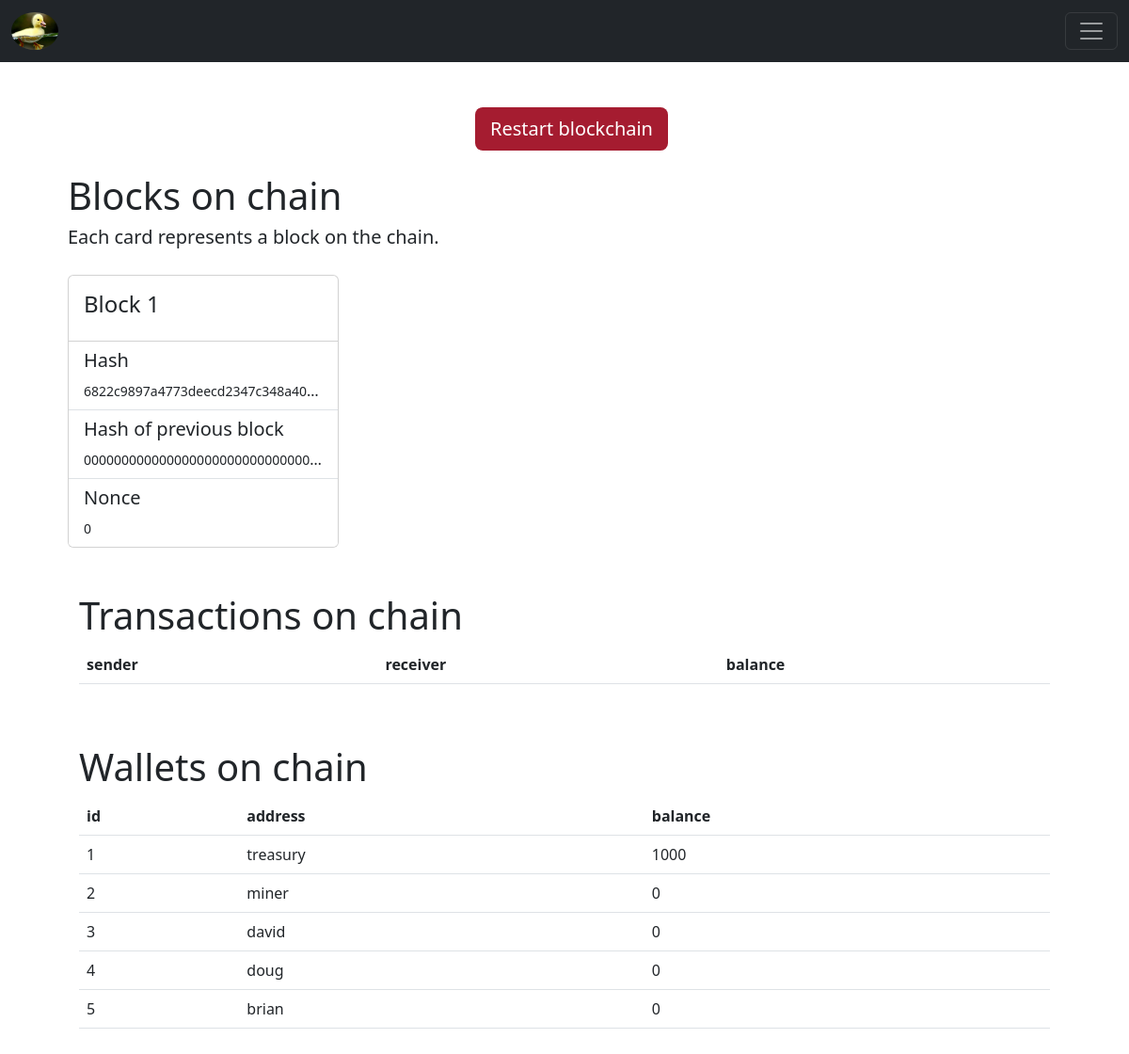
The page /dashboard (signed in) on the database its author committed.
### tables this page shows
CREATE TABLE wallets (id INTEGER PRIMARY KEY AUTOINCREMENT NOT NULL, username TEXT NOT NULL,
hash TEXT NOT NULL, address TEXT NOT NULL,
balance INTEGER DEFAULT 0 NOT NULL);

### app.py (the view)
@app.route("/dashboard", methods=["GET", "POST"])
@login_required
def dashboard():
    if request.method == "POST":
        return redirect("/restart")
    else:
        wallets = db.execute("SELECT * FROM wallets")
        for wallet in wallets:
            address = wallet['address']
            bal = cs50chain.getBalance(address)
            db.execute("UPDATE wallets SET balance = ? WHERE address = ?", bal, address)
        wallets = db.execute("SELECT * FROM wallets")
        return render_template("dashboard.html", blocks=cs50chain.chain, wallets=wallets)

### app.py (called while the page is built)
@app.after_request
def after_request(response):
    response.headers["Cache-Control"] = "no-cache, no-store, must-revalidate"
    response.headers["Expires"] = 0
    response.headers["Pragma"] = "no-cache"
    response.headers["Secure"] = True
    response.headers["SameSite"] = "None"
    return response

### blockchain.py (called while the page is built)
    def getBalance(self, address):
        if address == 'treasury':
            balance = 1000
        else:
            balance = 0
        for block in self.chain:
            for transaction in block.transactions:
                if transaction.receiverAddress == address:
                    balance += transaction.amount
                if transaction.senderAddress == address:
                    balance -= transaction.amount
        return balance

### helpers.py (called while the page is built)
def login_required(f):
    @wraps(f)
    def decorated_function(*args, **kwargs):
        if session.get("user_id") is None:
            return redirect("/login")
        return f(*args, **kwargs)
    return decorated_function

### templates/dashboard.html (shortened to what this page needs)
{% extends "layout.html" %}
{% block main %}
    <div style="display: flex; justify-content: center; align-items: center;">
        <form action="/dashboard" method="post">
            <button style="margin-left: 15px; background-color: #A51C30; border: none;" type="submit" class="btn btn-primary btn-lg">Restart blockchain</button>
        </form>
    </div>
    <br>
    <h1>Blocks on chain</h1>
    <h5>Each card represents a block on the chain.</h5>
    <div class="row row-cols-1 row-cols-md-3 g-4">
    {% for block in blocks %}
    <div class="col">
        <div class="card" id="block-card" style="width: 18rem; margin-top: 20px;">
            <div class="card-body">
                <h4 class="card-title">Block {{ loop.index }}</h4>
            </div>
            <ul class="list-group list-group-flush">
                <li class="list-group-item">
                    <h5>Hash </h5>
                <div class="text-truncate">
                    <small>{{ block['hash'] }}</small><br>
                </div>
                </li>
                <li class="list-group-item">
                    <h5>Hash of previous block</h5>
                <div class="text-truncate">
                    <small>{{ block['previousHash'] }}</small>
                </div>
                </li>
                <li class="list-group-item">
                    <h5>Nonce</h5>
                    <small>{{ block['nonce'] }}</small>
                </li>
            </ul>
        </div>
    </div>
    {% endfor %}
    </div>
    <br><br>
    <div class="container">
        <h1>Transactions on chain</h1>
        <table class="table">
            <thead>
              <tr>
                <th scope="col">sender</th>
                <th scope="col">receiver</th>
                <th scope="col">balance</th>
              </tr>
            </thead>
        </table>
    </div>
    <br><br>
    <div class="container">
        <h1>Wallets on chain</h1>
        <table class="table">
            <thead>
              <tr>
                <th scope="col">id</th>
                <th scope="col">address</th>
                <th scope="col">balance</th>
              </tr>
            </thead>
            <tbody>
                {% for wallet in wallets %}
                    <tr>
                        <td>{{ wallet['id'] }}</td>
                        <td>{{ wallet['address'] }}</td>
                        <td>{{ wallet['balance'] }}</td>
                    </tr>
                {% endfor %}
            </tbody>
        </table>
    </div>
{% endblock %}

### templates/layout.html (shortened to what this page needs)
<!DOCTYPE html>
<html lang="en">
    <head>
        <link
            href="https://cdn.jsdelivr.net/npm/bootstrap@5.3.0-alpha1/dist/css/bootstrap.min.css"
            rel="stylesheet"
        />
        <link href="/static/styles.css" rel="stylesheet2" />
    </head>
    <body>
        <nav class="navbar navbar-dark bg-dark">
            <div class="container-fluid">
                <a class="navbar-brand" href="/dashboard">
                    <img
                        src="static/ducky3.webp"
                        style="border-radius: 50%"
                        alt=""
                        width="50"
                        height="40"
                        border-radius:
                        50%
                        class="d-inline-block align-text-center"
                    />
                </a>
                <button
                    aria-controls="navbar"
                    aria-expanded="false"
                    aria-label="Toggle navigation"
                    class="navbar-toggler"
                    data-bs-target="#navbar"
                    data-bs-toggle="collapse"
                    type="button"
                >
                    <span class="navbar-toggler-icon"></span>
                </button>
            </div>
        </nav>
        <main
            class="container-fluid py-5"
            style="padding-left: 6%; padding-right: 6%"
        >
            {% block main %}{% endblock %}
        </main>
    </body>
</html>

### rows shown on the page
wallets: id "1", address "treasury", balance "1000"
wallets: id "2", address "miner", balance "0"
wallets: id "3", address "david", balance "0"
wallets: id "4", address "doug", balance "0"
wallets: id "5", address "brian", balance "0"

### other values the page prints
{{ block['hash'] }} "6822c9897a4773deecd2347c348a40…"
{{ block['previousHash'] }} "000000000000000000000000000000…"
{{ block['nonce'] }} "0"
